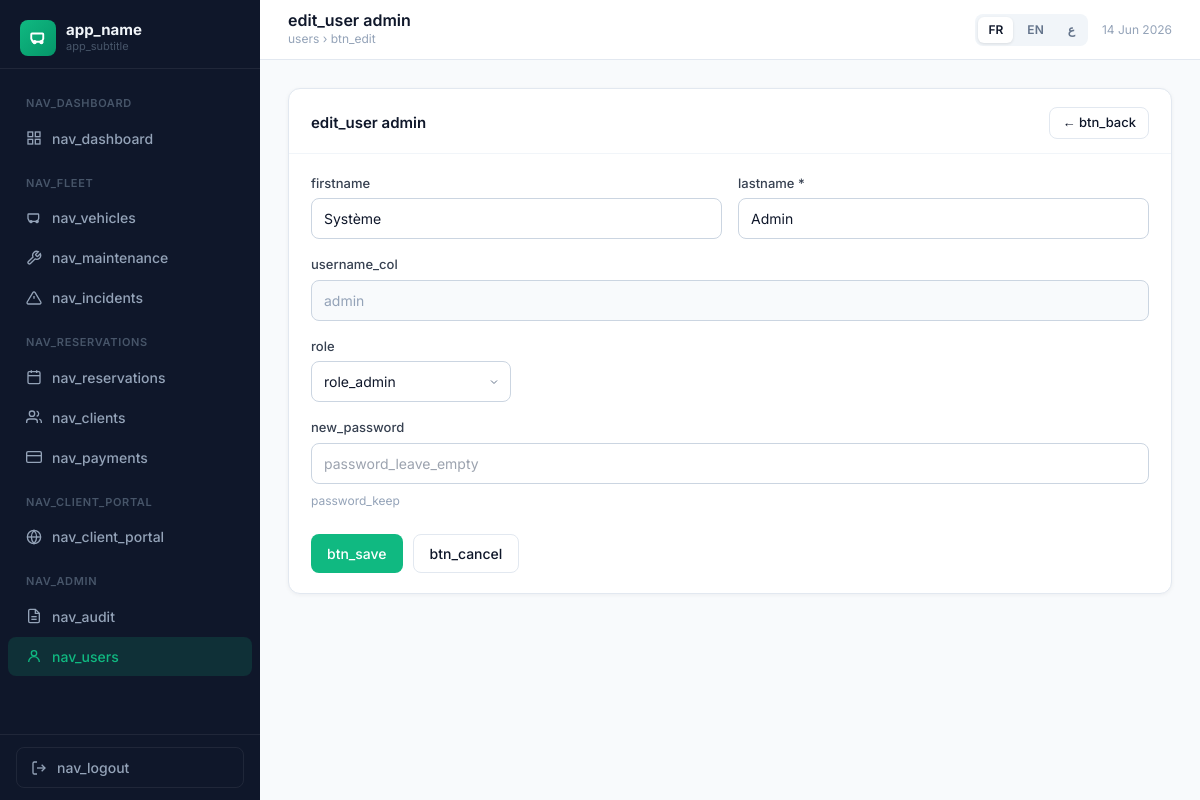
The page /?page=users/edit&id=1 (signed in) on the database as committed earlier.
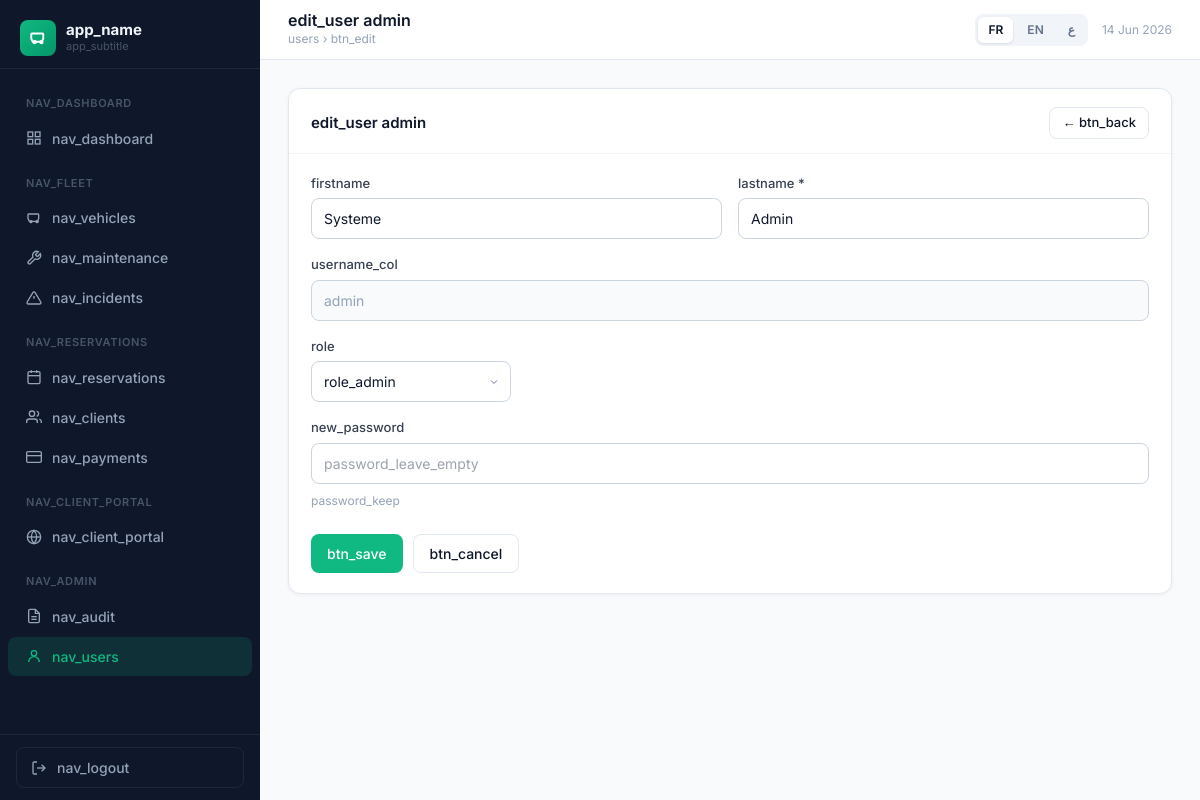
The same page on the database as committed later.
### tables this page shows
CREATE TABLE IF NOT EXISTS `users` (
  `id`         INT AUTO_INCREMENT PRIMARY KEY,
  `nom`        VARCHAR(100) NOT NULL,
  `prenom`     VARCHAR(100) NOT NULL,
  `username`   VARCHAR(50)  NOT NULL UNIQUE,
  `password`   VARCHAR(255) NOT NULL,
  `role`       ENUM('admin','operateur') DEFAULT 'operateur',
  `created_at` TIMESTAMP DEFAULT CURRENT_TIMESTAMP
);

### app/Core/Controller.php (called while the page is built, shortened)
<?php
abstract class Controller
{
    protected string $layout = 'admin';
    protected function view(string $template, array $viewData = []): void
    {
        extract($viewData);
        $tplFile = APP_PATH . '/views/' . $template . '.php';
        require $tplFile;
        $content = ob_get_clean();
        $layoutFile = APP_PATH . '/views/layouts/' . $this->layout . '.php';
        require $layoutFile;
    }
    protected function query(string $key, mixed $default = ''): mixed
    {
        return $_GET[$key] ?? $default;
    }
}

### app/Controllers/UserController.php (called while the page is built, shortened)
<?php
class UserController extends Controller
{
    private User     $userModel;
    public function __construct(\PDO $db)
    {
        $this->userModel  = new User($db);
    }
    public function edit(): void
    {
        $id   = (int)$this->query('id');
        $user = $this->userModel->find($id);
        $data   = $user;
        $this->view('users/edit', compact('errors', 'data', 'id'));
    }
}

### app/Core/Router.php (called while the page is built, shortened)
<?php
class Router
{
    private array $routes = [];
    public function add(string $method, string $page, string $controller, string $action): void
    {
        $this->routes[strtoupper($method)][$page] = [$controller, $action];
    }
    public function dispatch(\PDO $db): void
    {
        $page   = trim($_GET['page'] ?? '', '/');
        $method = strtoupper($_SERVER['REQUEST_METHOD']);
        $handler = $this->routes[$method][$page]
                ?? $this->routes['GET'][$page]
                ?? null;
        [$controllerClass, $action] = $handler;
        $controller = new $controllerClass($db);
        $controller->$action();
    }
}

### index.php (called while the page is built, shortened)
<?php
require_once __DIR__ . '/config/database.php';
spl_autoload_register(function (string $class): void {
    $file = APP_PATH . '/app/' . str_replace('\\', '/', substr($class, 4)) . '.php';
});
$db = (new Database())->getConnection();
$router = new App\Core\Router();
$router->dispatch($db);

### config/database.php (called while the page is built, shortened)
<?php
function t(string $key, ...$args): string {
    $str = $GLOBALS['__t'][$key] ?? $key;
    return $args ? sprintf($str, ...$args) : $str;
}
function h(mixed $v): string { return htmlspecialchars((string)$v, ENT_QUOTES, 'UTF-8'); }

### app/Core/Model.php (called while the page is built, shortened)
<?php
abstract class Model
{
    protected \PDO $db;
    protected string $table  = '';
    protected string $pk     = 'id';
    public function __construct(\PDO $db)
    {
        $this->db = $db;
    }
    public function find(int $id): ?array
    {
        $stmt = $this->db->prepare("SELECT * FROM `{$this->table}` WHERE `{$this->pk}` = ? LIMIT 1");
        $stmt->execute([$id]);
        return $stmt->fetch() ?: null;
    }
}

### views/users/edit.php (the view, shortened to what the changed rows need)
<?php $pageTitle = t('edit_user').' '.$data['username']; $pageBreadcrumb = t('users').' › '.t('btn_edit'); ?>
<div class="card">
  <div class="card-header">
    <span class="card-title"><?= t('edit_user') ?> <?= h($data['username']) ?></span>
    <a href="<?= BASE_URL ?>/?page=users" class="btn btn-outline btn-sm">← <?= t('btn_back') ?></a>
  </div>
  <div class="card-body">
    <form method="POST">
      <div class="form-grid-2" style="margin-bottom:16px;">
        <div><label class="form-label"><?= t('firstname') ?></label><input type="text" name="prenom" class="form-control" value="<?= h($data['prenom']??'') ?>"></div>
        <div><label class="form-label"><?= t('lastname') ?> *</label><input type="text" name="nom" class="form-control" value="<?= h($data['nom']) ?>" required></div>
      </div>
      <div style="margin-bottom:16px;">
        <label class="form-label"><?= t('username_col') ?></label>
        <input type="text" class="form-control" value="<?= h($data['username']) ?>" disabled style="background:#f8fafc;color:#94a3b8;">
      </div>
      <div style="margin-bottom:16px;"><label class="form-label"><?= t('role') ?></label>
        <select name="role" class="form-control" style="max-width:200px;">
          <?php foreach(['operateur','admin'] as $r): ?>
          <option value="<?= $r ?>" <?= ($data['role']??'')===$r?'selected':'' ?>><?= $r === 'admin' ? t('role_admin') : t('role_operator') ?></option>
          <?php endforeach; ?>
        </select>
      </div>
    </form>
  </div>
</div>

### views/layouts/admin.php (shortened to what the changed rows need)
<?php
$lang  = $_SESSION['lang'] ?? 'fr';
$isRtl = $lang === 'ar';
$dir   = $isRtl ? 'rtl' : 'ltr';
?>
<!DOCTYPE html>
<html lang="<?= $lang ?>" dir="<?= $dir ?>">
<head>
  <script src="https://cdn.tailwindcss.com"></script>
</head>
<body>
<div class="main-content">
  <header class="topbar">
    <div style="display:flex;align-items:center;gap:14px;">
      <div>
        <h1 style="font-size:16px;font-weight:600;color:#0f172a;line-height:1.2;"><?= $pageTitle ?? t('dashboard') ?></h1>
        <?php if (!empty($pageBreadcrumb)): ?>
        <div style="font-size:12px;color:#94a3b8;"><?= $pageBreadcrumb ?></div>
        <?php endif; ?>
      </div>
    </div>
  </header>
  <div class="page-body">
    <?= $content ?>
  </div>
</div>
</body>
</html>

Rows that differ between the two databases and show on the page:
changed users "edit_user admin": prenom "Système" → "Systeme"
